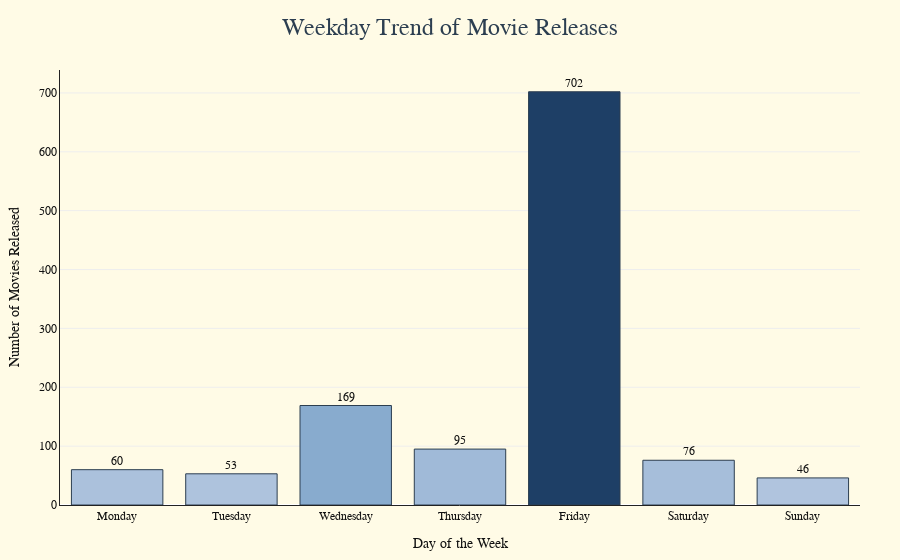

This figure's notebook cell:
### Markdown cell above
### Weekly Movie Release Trends

### Code cell
# Create weekday summary from existing 'release_day' column
weekday_summary = (
    date_filtered_df.groupby('release_day')
    .size()
    .reset_index(name='movie_count')
)

# Define correct order for weekdays
weekday_order = ['Monday', 'Tuesday', 'Wednesday', 'Thursday', 'Friday', 'Saturday', 'Sunday']
weekday_summary['release_day'] = pd.Categorical(weekday_summary['release_day'], categories=weekday_order, ordered=True)
weekday_summary = weekday_summary.sort_values('release_day')

# Display summary table
print("Weekday Movie Releases:\n")
print(weekday_summary.to_string(index=False))

# Plot bar chart with better aesthetics
fig = go.Figure()

fig.add_trace(go.Bar(
    x = weekday_summary['release_day'],
    y = weekday_summary['movie_count'],
    marker = dict(
        color = weekday_summary['movie_count'],
        colorscale = ['#b0c4de', '#4682b4', '#1e3f66'],
        line = dict(color = '#2c3e50', width = 1)
    ),
    text = weekday_summary['movie_count'],
    textposition = 'outside',
    hovertemplate = '%{x}: %{y} releases',
    name = 'Weekday Releases'
))

fig.update_layout(
    title = dict(
        text = "Weekday Trend of Movie Releases",
        x = 0.5,
        font = dict(size = 24, family = 'Georgia', color = '#2c3e50')
    ),
    xaxis = dict(
        title = 'Day of the Week',
        showgrid = False,
        linecolor = '#222',
        tickfont = dict(family = 'Verdana', size = 12)
    ),
    yaxis = dict(
        title = 'Number of Movies Released',
        showgrid = True,
        gridcolor = '#eeeeee',
        linecolor = '#222',
        tickfont = dict(family = 'Verdana', size = 12)
    ),
    plot_bgcolor = '#fffbe6', 
    paper_bgcolor = '#fffbe6',
    font = dict(color = '#111', family = 'Verdana'),
    margin = dict(l = 60, r = 40, t = 70, b = 50)
)

fig.show()

### Figure 1 — Plotly figure (JSON) as saved in the notebook; plotly's stock layout.template omitted (floating-point values rounded to 4 significant figures)
{"data": [{"hovertemplate": "%{x}: %{y} releases", "marker": {"color": [60, 53, 169, 95, 702, 76, 46], "colorscale": [[0, "#b0c4de"], [0.5, "#4682b4"], [1, "#1e3f66"]], "line": {"color": "#2c3e50", "width": 1}}, "name": "Weekday Releases", "text": [60, 53, 169, 95, 702, 76, 46], "textposition": "outside", "type": "bar", "x": ["Monday", "Tuesday", "Wednesday", "Thursday", "Friday", "Saturday", "Sunday"], "y": [60, 53, 169, 95, 702, 76, 46]}], "layout": {"font": {"color": "#111", "family": "Verdana"}, "margin": {"b": 50, "l": 60, "r": 40, "t": 70}, "paper_bgcolor": "#fffbe6", "plot_bgcolor": "#fffbe6", "title": {"font": {"color": "#2c3e50", "family": "Georgia", "size": 24}, "text": "Weekday Trend of Movie Releases", "x": 0.5}, "xaxis": {"linecolor": "#222", "showgrid": false, "tickfont": {"family": "Verdana", "size": 12}, "title": {"text": "Day of the Week"}}, "yaxis": {"gridcolor": "#eeeeee", "linecolor": "#222", "showgrid": true, "tickfont": {"family": "Verdana", "size": 12}, "title": {"text": "Number of Movies Released"}}}}
